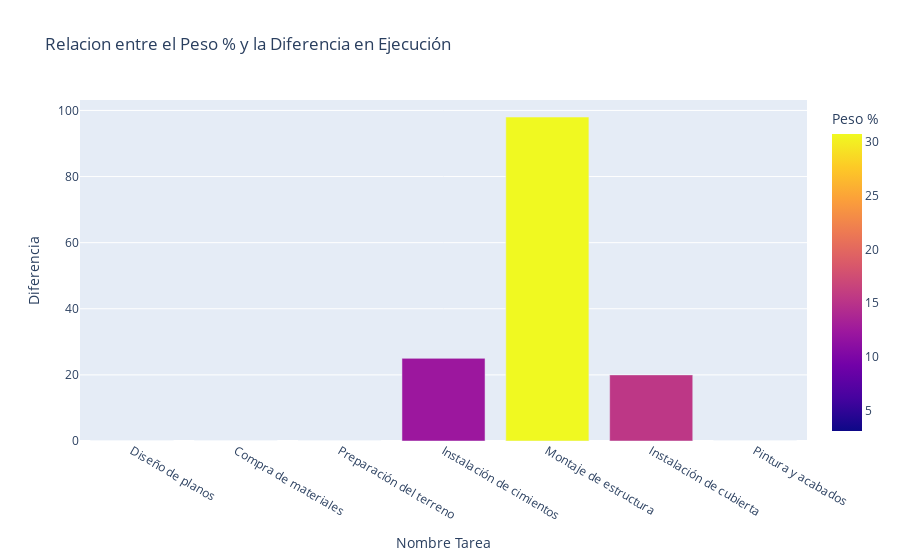

Notebook cell for this chart:
### Code cell
fig =px.bar(analisis, x="Nombre Tarea", y="Diferencia", title="Relacion entre el Peso % y la Diferencia en Ejecución", barmode="group", color="Peso %")
fig.show()

### Figure 1 — Plotly figure (JSON) as saved in the notebook; plotly's stock layout.template omitted (floating-point values rounded to 4 significant figures)
{"data": [{"alignmentgroup": "True", "hovertemplate": "Nombre Tarea=%{x}<br>Diferencia=%{y}<br>Peso %=%{marker.color}<extra></extra>", "legendgroup": "", "marker": {"color": [3.077, 23.08, 7.692, 12.31, 30.77, 15.38, 7.692], "coloraxis": "coloraxis", "pattern": {"shape": ""}}, "name": "", "offsetgroup": "", "orientation": "v", "showlegend": false, "textposition": "auto", "type": "bar", "x": ["Diseño de planos", "Compra de materiales", "Preparación del terreno", "Instalación de cimientos", "Montaje de estructura", "Instalación de cubierta", "Pintura y acabados"], "xaxis": "x", "y": [0, 0, 0, 25, 98, 20, 0], "yaxis": "y"}], "layout": {"barmode": "group", "coloraxis": {"colorbar": {"title": {"text": "Peso %"}}, "colorscale": [[0, "#0d0887"], [0.1111, "#46039f"], [0.2222, "#7201a8"], [0.3333, "#9c179e"], [0.4444, "#bd3786"], [0.5556, "#d8576b"], [0.6667, "#ed7953"], [0.7778, "#fb9f3a"], [0.8889, "#fdca26"], [1, "#f0f921"]]}, "legend": {"tracegroupgap": 0}, "title": {"text": "Relacion entre el Peso % y la Diferencia en Ejecución"}, "xaxis": {"anchor": "y", "domain": [0, 1], "title": {"text": "Nombre Tarea"}}, "yaxis": {"anchor": "x", "domain": [0, 1], "title": {"text": "Diferencia"}}}}
